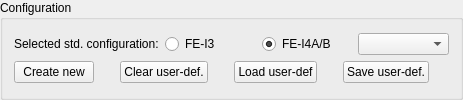
            <widget class="QGroupBox" name="groupBox_2">
             <property name="title">
              <string>Configuration</string>
             </property>
             <layout class="QVBoxLayout" name="verticalLayout_55">
              <item>
               <layout class="QVBoxLayout">
                <item>
                 <layout class="QHBoxLayout">
                  <item>
                   <widget class="QLabel" name="textLabel3">
                    <property name="text">
                     <string>Selected std. configuration:</string>
                    </property>
                    <property name="wordWrap">
                     <bool>false</bool>
                    </property>
                   </widget>
                  </item>
                  <item>
                   <widget class="QRadioButton" name="i3Button">
                    <property name="text">
                     <string>FE-I3</string>
                    </property>
                   </widget>
                  </item>
                  <item>
                   <widget class="QRadioButton" name="i4Button">
                    <property name="text">
                     <string>FE-I4A/B</string>
                    </property>
                    <property name="checked">
                     <bool>true</bool>
                    </property>
                   </widget>
                  </item>
                  <item>
                   <widget class="QComboBox" name="scanConfigSel"/>
                  </item>
                 </layout>
                </item>
                <item>
                 <layout class="QHBoxLayout">
                  <item>
                   <widget class="QPushButton" name="newCfgButton">
                    <property name="enabled">
                     <bool>true</bool>
                    </property>
                    <property name="toolTip">
                     <string>create a PixScan object with user-defined settings; can be save to DB file later</string>
                    </property>
                    <property name="text">
                     <string>Create new</string>
                    </property>
                   </widget>
                  </item>
                  <item>
                   <spacer name="spacer18_3">
                    <property name="orientation">
                     <enum>Qt::Horizontal</enum>
                    </property>
                    <property name="sizeType">
                     <enum>QSizePolicy::Expanding</enum>
                    </property>
                    <property name="sizeHint" stdset="0">
                     <size>
                      <width>20</width>
                      <height>21</height>
                     </size>
                    </property>
                   </spacer>
                  </item>
                  <item>
                   <widget class="QPushButton" name="clearCfgButton">
                    <property name="enabled">
                     <bool>true</bool>
                    </property>
                    <property name="toolTip">
                     <string>remove all user-defined PixScan ojects from memory and list</string>
                    </property>
                    <property name="text">
                     <string>Clear user-def.</string>
                    </property>
                   </widget>
                  </item>
                  <item>
                   <spacer name="spacer18_3_4">
                    <property name="orientation">
                     <enum>Qt::Horizontal</enum>
                    </property>
                    <property name="sizeType">
                     <enum>QSizePolicy::Expanding</enum>
                    </property>
                    <property name="sizeHint" stdset="0">
                     <size>
                      <width>20</width>
                      <height>21</height>
                     </size>
                    </property>
                   </spacer>
                  </item>
                  <item>
                   <widget class="QPushButton" name="loadCfgButton">
                    <property name="enabled">
                     <bool>true</bool>
                    </property>
                    <property name="toolTip">
                     <string>Load user-defined PixScan objects from a DB file</string>
                    </property>
                    <property name="text">
                     <string>Load user-def</string>
                    </property>
                   </widget>
                  </item>
                  <item>
                   <spacer name="spacer18_3_2">
                    <property name="orientation">
                     <enum>Qt::Horizontal</enum>
                    </property>
                    <property name="sizeType">
                     <enum>QSizePolicy::Expanding</enum>
                    </property>
                    <property name="sizeHint" stdset="0">
                     <size>
                      <width>20</width>
                      <height>21</height>
                     </size>
                    </property>
                   </spacer>
                  </item>
                  <item>
                   <widget class="QPushButton" name="saveCfgButton">
                    <property name="enabled">
                     <bool>true</bool>
                    </property>
                    <property name="toolTip">
                     <string>save all user-defined PixScan objects to a DB file</string>
                    </property>
                    <property name="text">
                     <string>Save user-def.</string>
                    </property>
                   </widget>
                  </item>
                  <item>
                   <spacer name="spacer18_3_3">
                    <property name="orientation">
                     <enum>Qt::Horizontal</enum>
                    </property>
                    <property name="sizeType">
                     <enum>QSizePolicy::Expanding</enum>
                    </property>
                    <property name="sizeHint" stdset="0">
                     <size>
                      <width>20</width>
                      <height>21</height>
                     </size>
                    </property>
                   </spacer>
                  </item>
                 </layout>
                </item>
               </layout>
              </item>
             </layout>
            </widget>
